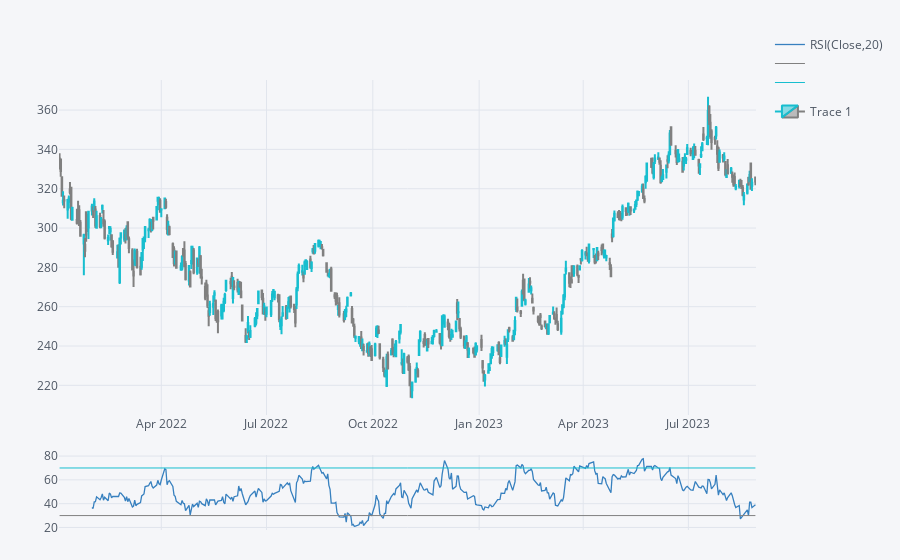

The cell this chart's notebook holds for it:
### Code cell
mtn_rsi_second = get_rsi_second(ticker,start,end)

### Figure 1 — Plotly figure (JSON) as saved in the notebook; plotly's stock layout.template omitted (floating-point values rounded to 4 significant figures; data arrays with more than 128 entries replaced by an {"elided": "..."} marker saying what was removed)
{"data": [{"legendgroup": "RSI(Close,20)", "line": {"color": "rgba(55, 128, 191, 1.0)", "dash": "solid", "shape": "linear", "width": 1.3}, "mode": "lines", "name": "RSI(Close,20)", "showlegend": true, "text": "", "type": "scatter", "x": {"elided": "415 str values"}, "y": {"elided": "415 mixed values"}, "yaxis": "y3"}, {"legendgroup": "RSI(Close,20)", "line": {"color": "grey", "width": 1}, "mode": "lines", "name": "", "showlegend": true, "text": "", "type": "scatter", "x": {"elided": "415 str values"}, "y": {"elided": "415 int values"}, "yaxis": "y3"}, {"legendgroup": "RSI(Close,20)", "line": {"color": "#17BECF", "width": 1}, "mode": "lines", "name": "", "showlegend": true, "text": "", "type": "scatter", "x": {"elided": "415 str values"}, "y": {"elided": "415 int values"}, "yaxis": "y3"}, {"close": {"elided": "415 float values"}, "decreasing": {"line": {"color": "#808080"}}, "high": {"elided": "415 float values"}, "increasing": {"line": {"color": "#17BECF"}}, "low": {"elided": "415 float values"}, "name": "Trace 1", "open": {"elided": "415 float values"}, "showlegend": true, "type": "candlestick", "x": {"elided": "415 str values"}, "yaxis": "y2"}], "layout": {"legend": {"bgcolor": "#F5F6F9", "font": {"color": "#4D5663"}}, "margin": {"b": 30, "l": 30, "r": 30, "t": 30}, "paper_bgcolor": "#F5F6F9", "plot_bgcolor": "#F5F6F9", "showlegend": true, "title": {"font": {"color": "#4D5663"}}, "xaxis": {"anchor": "y2", "gridcolor": "#E1E5ED", "rangeselector": {"bgcolor": "rgba(150, 200, 250, 1)", "buttons": [{"count": 1, "label": "1m", "step": "month", "stepmode": "backward"}, {"count": 1, "label": "1y", "step": "year", "stepmode": "backward"}], "font": {"size": 13}, "visible": false, "x": 0, "y": 0.9}, "rangeslider": {"visible": false}, "showgrid": true, "tickfont": {"color": "#4D5663"}, "title": {"font": {"color": "#4D5663"}, "text": ""}, "zerolinecolor": "#E1E5ED"}, "yaxis": {"gridcolor": "#E1E5ED", "showgrid": true, "showticklabels": false, "tickfont": {"color": "#4D5663"}, "title": {"font": {"color": "#4D5663"}, "text": ""}, "zerolinecolor": "#E1E5ED"}, "yaxis2": {"domain": [0.23, 0.9], "gridcolor": "#E1E5ED", "showgrid": true, "tickfont": {"color": "#4D5663"}, "title": {"font": {"color": "#4D5663"}, "text": ""}, "zerolinecolor": "#E1E5ED"}, "yaxis3": {"domain": [0, 0.15], "gridcolor": "#E1E5ED", "showgrid": true, "tickfont": {"color": "#4D5663"}, "title": {"font": {"color": "#4D5663"}, "text": ""}, "zerolinecolor": "#E1E5ED"}}}
